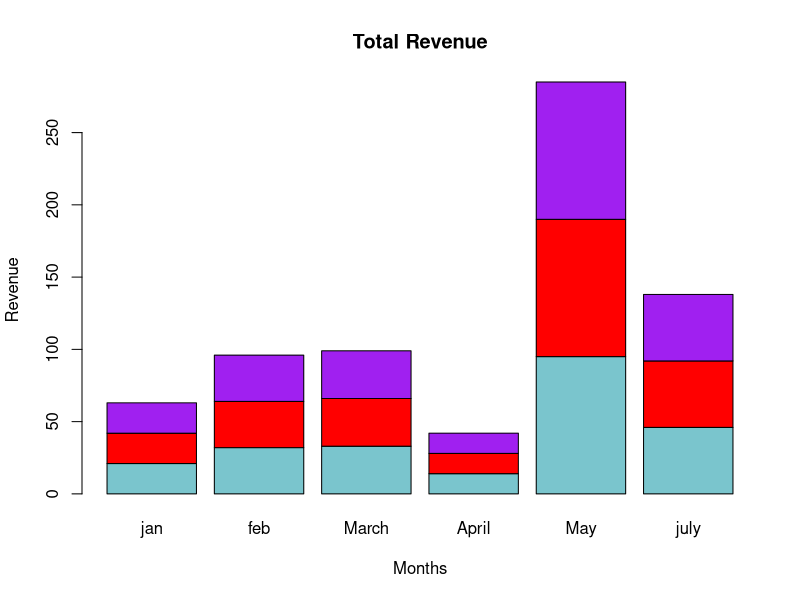

Reproduce this figure in R.
library(RColorBrewer)
months=c("jan","feb","March","April","May","july")
regions=c("west","North","South")
# Creating the matrix of the value
values=matrix(c(21,32,33,14,95,46),nrow=3,ncol=6,byrow=TRUE)
# Creating the bar chart
barplot(values,main="Total Revenue",names.arg = months,xlab="Months",ylab="Revenue",col = c("cadetblue3","red","purple","blue","yellow","orange"))
#   Adding the legend to the chart